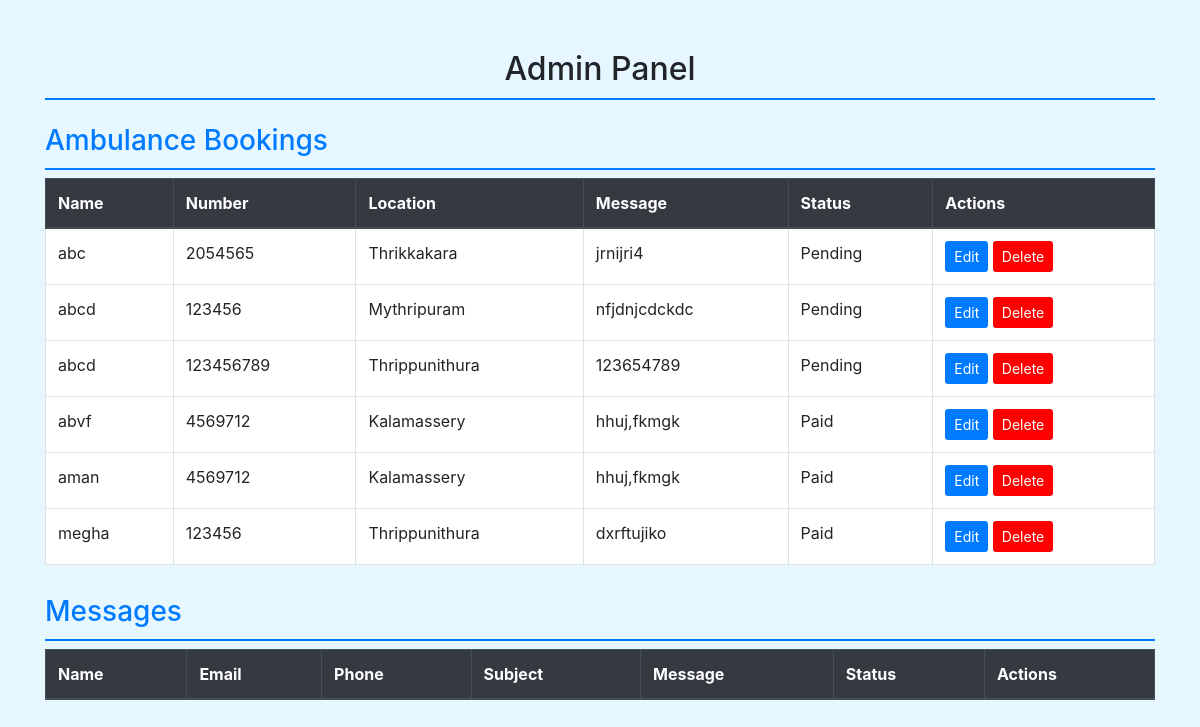
/adminDashboard/, run on the app's committed database.
### booking/models.py (models this page shows, shortened)
class AmbulanceBooking(models.Model):
    name = models.CharField(max_length=255, blank=True, null=True)
    number = models.CharField(max_length=20)
    location = models.CharField(max_length=255)
    textarea_message = models.TextField(blank=True, null=True)
    status = models.CharField(max_length=20, default='Pending')

### booking/views.py (the view, shortened to what this page needs)
# urls.py: path('adminDashboard/', views.custom_admin, name='custom_admin'),
def custom_admin(request):
    bookings = AmbulanceBooking.objects.all()
    messages = MessageSending.objects.all()
    context = {
        'bookings': bookings,
        'messages': messages,
    }
    return render(request, 'adminDashboard.html', context)

### templates/adminDashboard.html (shortened to what this page needs)
{% load static %}
<!DOCTYPE html>
<html lang="en">
<head>
    <link rel="stylesheet" href="https://maxcdn.bootstrapcdn.com/bootstrap/4.5.2/css/bootstrap.min.css">
</head>
<body>
    <div class="container">
        <h2 class="text-center my-4">Admin Panel</h2>
        <h3 class="text-primary">Ambulance Bookings</h3>
        <table class="table table-bordered table-hover">
            <thead class="thead-dark">
                <tr>
                    <th>Name</th>
                    <th>Number</th>
                    <th>Location</th>
                    <th>Message</th>
                    <th>Status</th>
                    <th>Actions</th>
                </tr>
            </thead>
            <tbody>
                {% for booking in bookings %}
                <tr>
                    <td>{{ booking.name }}</td>
                    <td>{{ booking.number }}</td>
                    <td>{{ booking.location }}</td>
                    <td>{{ booking.textarea_message }}</td>
                    <td>{{ booking.status }}</td>
                    <td>
                        <button type="button" class="btn btn-edit btn-sm" data-toggle="modal" data-target="#editBookingModal{{ booking.id }}">
                             Edit
                        </button>
                        <form method="post" class="d-inline-block">
                            <button type="submit" class="btn btn-delete btn-sm">
                                 Delete
                            </button>
                        </form>
                    </td>
                </tr>
                {% endfor %}
            </tbody>
        </table>
        <h3 class="text-primary">Messages</h3>
        <table class="table table-bordered table-hover">
            <thead class="thead-dark">
                <tr>
                    <th>Name</th>
                    <th>Email</th>
                    <th>Phone</th>
                    <th>Subject</th>
                    <th>Message</th>
                    <th>Status</th>
                    <th>Actions</th>
                </tr>
            </thead>
        </table>
    </div>
</body>
</html>

### templates/adminDashboard.html (style rules this page uses)
body { background-color: #e6f7ff; }
.container { margin-top: 50px; }
.table { margin-bottom: 30px; background-color: #ffffff; }
h2, h3 { border-bottom: 2px solid #007bff; padding-bottom: 10px; }
.btn-edit { background-color: #007bff; color: #fff; }
.btn-delete { background-color: #ff0000; color: #fff; }

### data on the page
AmbulanceBooking: name "abc", number "2054565", location "Thrikkakara", textarea_message "jrnijri4", status "Pending"
AmbulanceBooking: name "abcd", number "123456", location "Mythripuram", textarea_message "nfjdnjcdckdc", status "Pending"
AmbulanceBooking: name "abcd", number "123456789", location "Thrippunithura", textarea_message "123654789", status "Pending"
AmbulanceBooking: name "abvf", number "4569712", location "Kalamassery", textarea_message "hhuj,fkmgk", status "Paid"
AmbulanceBooking: name "aman", number "4569712", location "Kalamassery", textarea_message "hhuj,fkmgk", status "Paid"
AmbulanceBooking: name "megha", number "123456", location "Thrippunithura", textarea_message "dxrftujiko", status "Paid"
